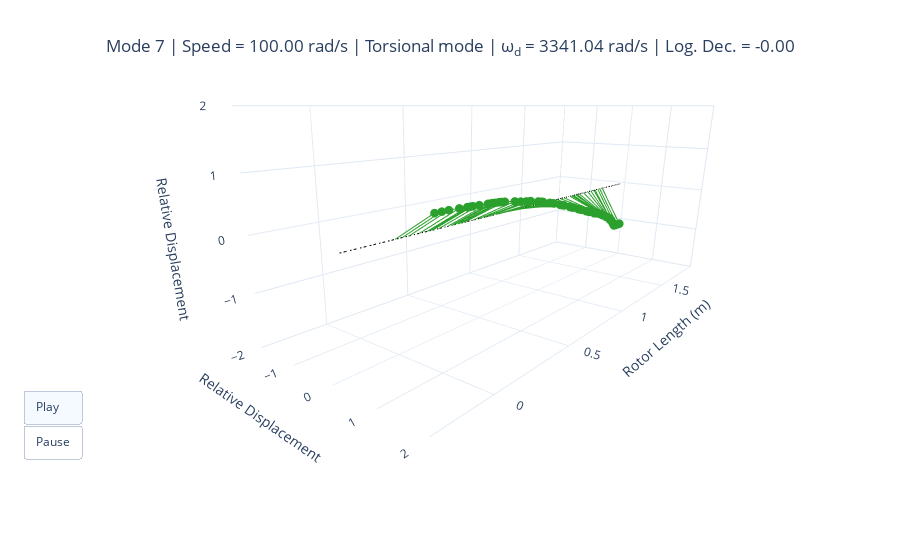

Here is the notebook cell this chart was saved with:
### Code cell
modal.plot_mode_3d(
    torsional_modes[0], animation=True
)  # The animation argument currently only works for torsional modes

### Figure 1 — Plotly figure (JSON) as saved in the notebook; plotly's stock layout.template omitted (floating-point values rounded to 4 significant figures)
{"data": [{"hovertemplate": "Nodal position: %{x:.2f}<br>X - Displacement: %{y:.2f}<br>Y - Displacement: %{z:.2f}<br>Relative angle: 0.56", "line": {"color": "#2ca02c", "width": 2}, "mode": "lines", "name": "Node 0", "showlegend": false, "type": "scatter3d", "x": [0, 0], "y": [0, 0.8497], "z": [0, 0.5273]}, {"hovertemplate": "Nodal position: %{x:.2f}<br>X - Displacement: %{y:.2f}<br>Y - Displacement: %{z:.2f}<br>Relative angle: 0.56", "line": {"color": "#2ca02c", "width": 2}, "mode": "lines", "name": "Node 1", "showlegend": false, "type": "scatter3d", "x": [0.0355, 0.0355], "y": [0, 0.8499], "z": [0, 0.527]}, {"hovertemplate": "Nodal position: %{x:.2f}<br>X - Displacement: %{y:.2f}<br>Y - Displacement: %{z:.2f}<br>Relative angle: 0.55", "line": {"color": "#2ca02c", "width": 2}, "mode": "lines", "name": "Node 2", "showlegend": false, "type": "scatter3d", "x": [0.0715, 0.0715], "y": [0, 0.8505], "z": [0, 0.526]}, {"hovertemplate": "Nodal position: %{x:.2f}<br>X - Displacement: %{y:.2f}<br>Y - Displacement: %{z:.2f}<br>Relative angle: 0.55", "line": {"color": "#2ca02c", "width": 2}, "mode": "lines", "name": "Node 3", "showlegend": false, "type": "scatter3d", "x": [0.1255, 0.1255], "y": [0, 0.8545], "z": [0, 0.5194]}, {"hovertemplate": "Nodal position: %{x:.2f}<br>X - Displacement: %{y:.2f}<br>Y - Displacement: %{z:.2f}<br>Relative angle: 0.54", "line": {"color": "#2ca02c", "width": 2}, "mode": "lines", "name": "Node 4", "showlegend": false, "type": "scatter3d", "x": [0.1685, 0.1685], "y": [0, 0.8583], "z": [0, 0.5131]}, {"hovertemplate": "Nodal position: %{x:.2f}<br>X - Displacement: %{y:.2f}<br>Y - Displacement: %{z:.2f}<br>Relative angle: 0.54", "line": {"color": "#2ca02c", "width": 2}, "mode": "lines", "name": "Node 5", "showlegend": false, "type": "scatter3d", "x": [0.185, 0.185], "y": [0, 0.8594], "z": [0, 0.5113]}, {"hovertemplate": "Nodal position: %{x:.2f}<br>X - Displacement: %{y:.2f}<br>Y - Displacement: %{z:.2f}<br>Relative angle: 0.53", "line": {"color": "#2ca02c", "width": 2}, "mode": "lines", "name": "Node 6", "showlegend": false, "type": "scatter3d", "x": [0.199, 0.199], "y": [0, 0.8604], "z": [0, 0.5096]}, {"hovertemplate": "Nodal position: %{x:.2f}<br>X - Displacement: %{y:.2f}<br>Y - Displacement: %{z:.2f}<br>Relative angle: 0.53", "line": {"color": "#2ca02c", "width": 2}, "mode": "lines", "name": "Node 7", "showlegend": false, "type": "scatter3d", "x": [0.2355, 0.2355], "y": [0, 0.863], "z": [0, 0.5052]}, {"hovertemplate": "Nodal position: %{x:.2f}<br>X - Displacement: %{y:.2f}<br>Y - Displacement: %{z:.2f}<br>Relative angle: 0.52", "line": {"color": "#2ca02c", "width": 2}, "mode": "lines", "name": "Node 8", "showlegend": false, "type": "scatter3d", "x": [0.2865, 0.2865], "y": [0, 0.8673], "z": [0, 0.4979]}, {"hovertemplate": "Nodal position: %{x:.2f}<br>X - Displacement: %{y:.2f}<br>Y - Displacement: %{z:.2f}<br>Relative angle: 0.52", "line": {"color": "#2ca02c", "width": 2}, "mode": "lines", "name": "Node 9", "showlegend": false, "type": "scatter3d", "x": [0.3115, 0.3115], "y": [0, 0.8688], "z": [0, 0.4951]}, {"hovertemplate": "Nodal position: %{x:.2f}<br>X - Displacement: %{y:.2f}<br>Y - Displacement: %{z:.2f}<br>Relative angle: 0.51", "line": {"color": "#2ca02c", "width": 2}, "mode": "lines", "name": "Node 10", "showlegend": false, "type": "scatter3d", "x": [0.3275, 0.3275], "y": [0, 0.8716], "z": [0, 0.4902]}, {"hovertemplate": "Nodal position: %{x:.2f}<br>X - Displacement: %{y:.2f}<br>Y - Displacement: %{z:.2f}<br>Relative angle: 0.51", "line": {"color": "#2ca02c", "width": 2}, "mode": "lines", "name": "Node 11", "showlegend": false, "type": "scatter3d", "x": [0.3517, 0.3517], "y": [0, 0.8742], "z": [0, 0.4856]}, {"hovertemplate": "Nodal position: %{x:.2f}<br>X - Displacement: %{y:.2f}<br>Y - Displacement: %{z:.2f}<br>Relative angle: 0.51", "line": {"color": "#2ca02c", "width": 2}, "mode": "lines", "name": "Node 12", "showlegend": false, "type": "scatter3d", "x": [0.3562, 0.3562], "y": [0, 0.875], "z": [0, 0.4842]}, {"hovertemplate": "Nodal position: %{x:.2f}<br>X - Displacement: %{y:.2f}<br>Y - Displacement: %{z:.2f}<br>Relative angle: 0.50", "line": {"color": "#2ca02c", "width": 2}, "mode": "lines", "name": "Node 13", "showlegend": false, "type": "scatter3d", "x": [0.3688, 0.3688], "y": [0, 0.8769], "z": [0, 0.4807]}, {"hovertemplate": "Nodal position: %{x:.2f}<br>X - Displacement: %{y:.2f}<br>Y - Displacement: %{z:.2f}<br>Relative angle: 0.49", "line": {"color": "#2ca02c", "width": 2}, "mode": "lines", "name": "Node 14", "showlegend": false, "type": "scatter3d", "x": [0.3888, 0.3888], "y": [0, 0.8804], "z": [0, 0.4742]}, {"hovertemplate": "Nodal position: %{x:.2f}<br>X - Displacement: %{y:.2f}<br>Y - Displacement: %{z:.2f}<br>Relative angle: 0.46", "line": {"color": "#2ca02c", "width": 2}, "mode": "lines", "name": "Node 15", "showlegend": false, "type": "scatter3d", "x": [0.4515, 0.4515], "y": [0, 0.8954], "z": [0, 0.4453]}, {"hovertemplate": "Nodal position: %{x:.2f}<br>X - Displacement: %{y:.2f}<br>Y - Displacement: %{z:.2f}<br>Relative angle: 0.44", "line": {"color": "#2ca02c", "width": 2}, "mode": "lines", "name": "Node 16", "showlegend": false, "type": "scatter3d", "x": [0.4895, 0.4895], "y": [0, 0.9065], "z": [0, 0.4222]}, {"hovertemplate": "Nodal position: %{x:.2f}<br>X - Displacement: %{y:.2f}<br>Y - Displacement: %{z:.2f}<br>Relative angle: 0.42", "line": {"color": "#2ca02c", "width": 2}, "mode": "lines", "name": "Node 17", "showlegend": false, "type": "scatter3d", "x": [0.5275, 0.5275], "y": [0, 0.9145], "z": [0, 0.4046]}, {"hovertemplate": "Nodal position: %{x:.2f}<br>X - Displacement: %{y:.2f}<br>Y - Displacement: %{z:.2f}<br>Relative angle: 0.41", "line": {"color": "#2ca02c", "width": 2}, "mode": "lines", "name": "Node 18", "showlegend": false, "type": "scatter3d", "x": [0.5575, 0.5575], "y": [0, 0.9189], "z": [0, 0.3945]}, {"hovertemplate": "Nodal position: %{x:.2f}<br>X - Displacement: %{y:.2f}<br>Y - Displacement: %{z:.2f}<br>Relative angle: 0.37", "line": {"color": "#2ca02c", "width": 2}, "mode": "lines", "name": "Node 19", "showlegend": false, "type": "scatter3d", "x": [0.6105, 0.6105], "y": [0, 0.9339], "z": [0, 0.3576]}, {"hovertemplate": "Nodal position: %{x:.2f}<br>X - Displacement: %{y:.2f}<br>Y - Displacement: %{z:.2f}<br>Relative angle: 0.35", "line": {"color": "#2ca02c", "width": 2}, "mode": "lines", "name": "Node 20", "showlegend": false, "type": "scatter3d", "x": [0.63, 0.63], "y": [0, 0.9388], "z": [0, 0.3445]}, {"hovertemplate": "Nodal position: %{x:.2f}<br>X - Displacement: %{y:.2f}<br>Y - Displacement: %{z:.2f}<br>Relative angle: 0.34", "line": {"color": "#2ca02c", "width": 2}, "mode": "lines", "name": "Node 21", "showlegend": false, "type": "scatter3d", "x": [0.6435, 0.6435], "y": [0, 0.9426], "z": [0, 0.334]}, {"hovertemplate": "Nodal position: %{x:.2f}<br>X - Displacement: %{y:.2f}<br>Y - Displacement: %{z:.2f}<br>Relative angle: 0.29", "line": {"color": "#2ca02c", "width": 2}, "mode": "lines", "name": "Node 22", "showlegend": false, "type": "scatter3d", "x": [0.693, 0.693], "y": [0, 0.9576], "z": [0, 0.288]}, {"hovertemplate": "Nodal position: %{x:.2f}<br>X - Displacement: %{y:.2f}<br>Y - Displacement: %{z:.2f}<br>Relative angle: 0.28", "line": {"color": "#2ca02c", "width": 2}, "mode": "lines", "name": "Node 23", "showlegend": false, "type": "scatter3d", "x": [0.7126, 0.7126], "y": [0, 0.9623], "z": [0, 0.2721]}, {"hovertemplate": "Nodal position: %{x:.2f}<br>X - Displacement: %{y:.2f}<br>Y - Displacement: %{z:.2f}<br>Relative angle: 0.26", "line": {"color": "#2ca02c", "width": 2}, "mode": "lines", "name": "Node 24", "showlegend": false, "type": "scatter3d", "x": [0.725, 0.725], "y": [0, 0.9654], "z": [0, 0.2609]}, {"hovertemplate": "Nodal position: %{x:.2f}<br>X - Displacement: %{y:.2f}<br>Y - Displacement: %{z:.2f}<br>Relative angle: 0.21", "line": {"color": "#2ca02c", "width": 2}, "mode": "lines", "name": "Node 25", "showlegend": false, "type": "scatter3d", "x": [0.774, 0.774], "y": [0, 0.978], "z": [0, 0.2087]}, {"hovertemplate": "Nodal position: %{x:.2f}<br>X - Displacement: %{y:.2f}<br>Y - Displacement: %{z:.2f}<br>Relative angle: 0.19", "line": {"color": "#2ca02c", "width": 2}, "mode": "lines", "name": "Node 26", "showlegend": false, "type": "scatter3d", "x": [0.7937, 0.7937], "y": [0, 0.9817], "z": [0, 0.1904]}, {"hovertemplate": "Nodal position: %{x:.2f}<br>X - Displacement: %{y:.2f}<br>Y - Displacement: %{z:.2f}<br>Relative angle: 0.18", "line": {"color": "#2ca02c", "width": 2}, "mode": "lines", "name": "Node 27", "showlegend": false, "type": "scatter3d", "x": [0.806, 0.806], "y": [0, 0.984], "z": [0, 0.1782]}, {"hovertemplate": "Nodal position: %{x:.2f}<br>X - Displacement: %{y:.2f}<br>Y - Displacement: %{z:.2f}<br>Relative angle: 0.12", "line": {"color": "#2ca02c", "width": 2}, "mode": "lines", "name": "Node 28", "showlegend": false, "type": "scatter3d", "x": [0.8555, 0.8555], "y": [0, 0.9927], "z": [0, 0.1204]}, {"hovertemplate": "Nodal position: %{x:.2f}<br>X - Displacement: %{y:.2f}<br>Y - Displacement: %{z:.2f}<br>Relative angle: 0.10", "line": {"color": "#2ca02c", "width": 2}, "mode": "lines", "name": "Node 29", "showlegend": false, "type": "scatter3d", "x": [0.8753, 0.8753], "y": [0, 0.995], "z": [0, 0.1003]}, {"hovertemplate": "Nodal position: %{x:.2f}<br>X - Displacement: %{y:.2f}<br>Y - Displacement: %{z:.2f}<br>Relative angle: 0.09", "line": {"color": "#2ca02c", "width": 2}, "mode": "lines", "name": "Node 30", "showlegend": false, "type": "scatter3d", "x": [0.887, 0.887], "y": [0, 0.9961], "z": [0, 0.08813]}, {"hovertemplate": "Nodal position: %{x:.2f}<br>X - Displacement: %{y:.2f}<br>Y - Displacement: %{z:.2f}<br>Relative angle: 0.03", "line": {"color": "#2ca02c", "width": 2}, "mode": "lines", "name": "Node 31", "showlegend": false, "type": "scatter3d", "x": [0.9365, 0.9365], "y": [0, 0.9996], "z": [0, 0.02751]}, {"hovertemplate": "Nodal position: %{x:.2f}<br>X - Displacement: %{y:.2f}<br>Y - Displacement: %{z:.2f}<br>Relative angle: 0.01", "line": {"color": "#2ca02c", "width": 2}, "mode": "lines", "name": "Node 32", "showlegend": false, "type": "scatter3d", "x": [0.9565, 0.9565], "y": [0, 1.0], "z": [0, 0.00649]}, {"hovertemplate": "Nodal position: %{x:.2f}<br>X - Displacement: %{y:.2f}<br>Y - Displacement: %{z:.2f}<br>Relative angle: -0.01", "line": {"color": "#2ca02c", "width": 2}, "mode": "lines", "name": "Node 33", "showlegend": false, "type": "scatter3d", "x": [0.9685, 0.9685], "y": [0, 1.0], "z": [0, -0.006182]}, {"hovertemplate": "Nodal position: %{x:.2f}<br>X - Displacement: %{y:.2f}<br>Y - Displacement: %{z:.2f}<br>Relative angle: -0.07", "line": {"color": "#2ca02c", "width": 2}, "mode": "lines", "name": "Node 34", "showlegend": false, "type": "scatter3d", "x": [1.018, 1.018], "y": [0, 0.9978], "z": [0, -0.06703]}, {"hovertemplate": "Nodal position: %{x:.2f}<br>X - Displacement: %{y:.2f}<br>Y - Displacement: %{z:.2f}<br>Relative angle: -0.09", "line": {"color": "#2ca02c", "width": 2}, "mode": "lines", "name": "Node 35", "showlegend": false, "type": "scatter3d", "x": [1.038, 1.038], "y": [0, 0.9961], "z": [0, -0.0881]}, {"hovertemplate": "Nodal position: %{x:.2f}<br>X - Displacement: %{y:.2f}<br>Y - Displacement: %{z:.2f}<br>Relative angle: -0.10", "line": {"color": "#2ca02c", "width": 2}, "mode": "lines", "name": "Node 36", "showlegend": false, "type": "scatter3d", "x": [1.051, 1.051], "y": [0, 0.9949], "z": [0, -0.1007]}, {"hovertemplate": "Nodal position: %{x:.2f}<br>X - Displacement: %{y:.2f}<br>Y - Displacement: %{z:.2f}<br>Relative angle: -0.17", "line": {"color": "#2ca02c", "width": 2}, "mode": "lines", "name": "Node 37", "showlegend": false, "type": "scatter3d", "x": [1.108, 1.108], "y": [0, 0.9858], "z": [0, -0.168]}, {"hovertemplate": "Nodal position: %{x:.2f}<br>X - Displacement: %{y:.2f}<br>Y - Displacement: %{z:.2f}<br>Relative angle: -0.19", "line": {"color": "#2ca02c", "width": 2}, "mode": "lines", "name": "Node 38", "showlegend": false, "type": "scatter3d", "x": [1.134, 1.134], "y": [0, 0.9827], "z": [0, -0.1854]}, {"hovertemplate": "Nodal position: %{x:.2f}<br>X - Displacement: %{y:.2f}<br>Y - Displacement: %{z:.2f}<br>Relative angle: -0.22", "line": {"color": "#2ca02c", "width": 2}, "mode": "lines", "name": "Node 39", "showlegend": false, "type": "scatter3d", "x": [1.172, 1.172], "y": [0, 0.9749], "z": [0, -0.2226]}, {"hovertemplate": "Nodal position: %{x:.2f}<br>X - Displacement: %{y:.2f}<br>Y - Displacement: %{z:.2f}<br>Relative angle: -0.28", "line": {"color": "#2ca02c", "width": 2}, "mode": "lines", "name": "Node 40", "showlegend": false, "type": "scatter3d", "x": [1.21, 1.21], "y": [0, 0.961], "z": [0, -0.2765]}, {"hovertemplate": "Nodal position: %{x:.2f}<br>X - Displacement: %{y:.2f}<br>Y - Displacement: %{z:.2f}<br>Relative angle: -0.37", "line": {"color": "#2ca02c", "width": 2}, "mode": "lines", "name": "Node 41", "showlegend": false, "type": "scatter3d", "x": [1.272, 1.272], "y": [0, 0.932], "z": [0, -0.3624]}, {"hovertemplate": "Nodal position: %{x:.2f}<br>X - Displacement: %{y:.2f}<br>Y - Displacement: %{z:.2f}<br>Relative angle: -0.40", "line": {"color": "#2ca02c", "width": 2}, "mode": "lines", "name": "Node 42", "showlegend": false, "type": "scatter3d", "x": [1.292, 1.292], "y": [0, 0.9214], "z": [0, -0.3887]}, {"hovertemplate": "Nodal position: %{x:.2f}<br>X - Displacement: %{y:.2f}<br>Y - Displacement: %{z:.2f}<br>Relative angle: -0.42", "line": {"color": "#2ca02c", "width": 2}, "mode": "lines", "name": "Node 43", "showlegend": false, "type": "scatter3d", "x": [1.305, 1.305], "y": [0, 0.914], "z": [0, -0.4056]}, {"hovertemplate": "Nodal position: %{x:.2f}<br>X - Displacement: %{y:.2f}<br>Y - Displacement: %{z:.2f}<br>Relative angle: -0.43", "line": {"color": "#2ca02c", "width": 2}, "mode": "lines", "name": "Node 44", "showlegend": false, "type": "scatter3d", "x": [1.309, 1.309], "y": [0, 0.9107], "z": [0, -0.4131]}, {"hovertemplate": "Nodal position: %{x:.2f}<br>X - Displacement: %{y:.2f}<br>Y - Displacement: %{z:.2f}<br>Relative angle: -0.46", "line": {"color": "#2ca02c", "width": 2}, "mode": "lines", "name": "Node 45", "showlegend": false, "type": "scatter3d", "x": [1.333, 1.333], "y": [0, 0.8963], "z": [0, -0.4434]}, {"hovertemplate": "Nodal position: %{x:.2f}<br>X - Displacement: %{y:.2f}<br>Y - Displacement: %{z:.2f}<br>Relative angle: -0.51", "line": {"color": "#2ca02c", "width": 2}, "mode": "lines", "name": "Node 46", "showlegend": false, "type": "scatter3d", "x": [1.349, 1.349], "y": [0, 0.8741], "z": [0, -0.4857]}, {"hovertemplate": "Nodal position: %{x:.2f}<br>X - Displacement: %{y:.2f}<br>Y - Displacement: %{z:.2f}<br>Relative angle: -0.54", "line": {"color": "#2ca02c", "width": 2}, "mode": "lines", "name": "Node 47", "showlegend": false, "type": "scatter3d", "x": [1.375, 1.375], "y": [0, 0.8572], "z": [0, -0.5149]}, {"hovertemplate": "Nodal position: %{x:.2f}<br>X - Displacement: %{y:.2f}<br>Y - Displacement: %{z:.2f}<br>Relative angle: -0.66", "line": {"color": "#2ca02c", "width": 2}, "mode": "lines", "name": "Node 48", "showlegend": false, "type": "scatter3d", "x": [1.425, 1.425], "y": [0, 0.7924], "z": [0, -0.61]}, {"hovertemplate": "Nodal position: %{x:.2f}<br>X - Displacement: %{y:.2f}<br>Y - Displacement: %{z:.2f}<br>Relative angle: -0.77", "line": {"color": "#2ca02c", "width": 2}, "mode": "lines", "name": "Node 49", "showlegend": false, "type": "scatter3d", "x": [1.476, 1.476], "y": [0, 0.719], "z": [0, -0.695]}, {"hovertemplate": "Nodal position: %{x:.2f}<br>X - Displacement: %{y:.2f}<br>Y - Displacement: %{z:.2f}<br>Relative angle: -0.85", "line": {"color": "#2ca02c", "width": 2}, "mode": "lines", "name": "Node 50", "showlegend": false, "type": "scatter3d", "x": [1.512, 1.512], "y": [0, 0.6615], "z": [0, -0.75]}, {"hovertemplate": "Nodal position: %{x:.2f}<br>X - Displacement: %{y:.2f}<br>Y - Displacement: %{z:.2f}<br>Relative angle: -0.93", "line": {"color": "#2ca02c", "width": 2}, "mode": "lines", "name": "Node 51", "showlegend": false, "type": "scatter3d", "x": [1.549, 1.549], "y": [0, 0.6007], "z": [0, -0.7995]}, {"hovertemplate": "Nodal position: %{x:.2f}<br>X - Displacement: %{y:.2f}<br>Y - Displacement: %{z:.2f}<br>Relative angle: -0.96", "line": {"color": "#2ca02c", "width": 2}, "mode": "lines", "name": "Node 52", "showlegend": false, "type": "scatter3d", "x": [1.562, 1.562], "y": [0, 0.5774], "z": [0, -0.8164]}, {"hovertemplate": "Nodal position: %{x:.2f}<br>X - Displacement: %{y:.2f}<br>Y - Displacement: %{z:.2f}<br>Relative angle: -1.00", "line": {"color": "#2ca02c", "width": 2}, "mode": "lines", "name": "Node 53", "showlegend": false, "type": "scatter3d", "x": [1.597, 1.597], "y": [0, 0.5443], "z": [0, -0.8389]}, {"hovertemplate": "Nodal position: %{x:.2f}<br>X - Displacement: %{y:.2f}<br>Y - Displacement: %{z:.2f}<br>Relative angle: -1.00", "line": {"color": "#2ca02c", "width": 2}, "mode": "lines", "name": "Node 54", "showlegend": false, "type": "scatter3d", "x": [1.621, 1.621], "y": [0, 0.5417], "z": [0, -0.8406]}, {"hovertemplate": "Nodal position: %{x:.2f}<br>X - Displacement: %{y:.2f}<br>Y - Displacement: %{z:.2f}<br>Relative angle: -1.00", "line": {"color": "#2ca02c", "width": 2}, "mode": "lines", "name": "Node 55", "showlegend": false, "type": "scatter3d", "x": [1.653, 1.653], "y": [0, 0.5403], "z": [0, -0.8415]}, {"hoverinfo": "none", "line": {"color": "#2ca02c", "width": 2}, "marker": {"size": 3}, "mode": "lines+markers", "showlegend": false, "type": "scatter3d", "x": [0, 0.0355, 0.0715, 0.1255, 0.1685, 0.185, 0.199, 0.2355, 0.2865, 0.3115, 0.3275, 0.3517, 0.3562, 0.3688, 0.3888, 0.4515, 0.4895, 0.5275, 0.5575, 0.6105, 0.63, 0.6435, 0.693, 0.7126, 0.725, 0.774, 0.7937, 0.806, 0.8555, 0.8753, 0.887, 0.9365, 0.9565, 0.9685, 1.018, 1.038, 1.051, 1.108, 1.134, 1.172, 1.21, 1.272, 1.292, 1.305, 1.309, 1.333, 1.349, 1.375, 1.425, 1.476, 1.512, 1.549, 1.562, 1.597, 1.621, 1.653], "y": [0.8497, 0.8499, 0.8505, 0.8545, 0.8583, 0.8594, 0.8604, 0.863, 0.8673, 0.8688, 0.8716, 0.8742, 0.875, 0.8769, 0.8804, 0.8954, 0.9065, 0.9145, 0.9189, 0.9339, 0.9388, 0.9426, 0.9576, 0.9623, 0.9654, 0.978, 0.9817, 0.984, 0.9927, 0.995, 0.9961, 0.9996, 1.0, 1.0, 0.9978, 0.9961, 0.9949, 0.9858, 0.9827, 0.9749, 0.961, 0.932, 0.9214, 0.914, 0.9107, 0.8963, 0.8741, 0.8572, 0.7924, 0.719, 0.6615, 0.6007, 0.5774, 0.5443, 0.5417, 0.5403], "z": [0.5273, 0.527, 0.526, 0.5194, 0.5131, 0.5113, 0.5096, 0.5052, 0.4979, 0.4951, 0.4902, 0.4856, 0.4842, 0.4807, 0.4742, 0.4453, 0.4222, 0.4046, 0.3945, 0.3576, 0.3445, 0.334, 0.288, 0.2721, 0.2609, 0.2087, 0.1904, 0.1782, 0.1204, 0.1003, 0.08813, 0.02751, 0.00649, -0.006182, -0.06703, -0.0881, -0.1007, -0.168, -0.1854, -0.2226, -0.2765, -0.3624, -0.3887, -0.4056, -0.4131, -0.4434, -0.4857, -0.5149, -0.61, -0.695, -0.75, -0.7995, -0.8164, -0.8389, -0.8406, -0.8415]}, {"hoverinfo": "none", "line": {"color": "black", "dash": "dashdot"}, "mode": "lines", "showlegend": false, "type": "scatter3d", "x": [-0.248, 1.901], "y": [0, 0], "z": [0, 0]}], "layout": {"legend": {"x": 0.85, "y": 0.95}, "margin": {"b": 60, "l": 40, "r": 40, "t": 60}, "scene": {"aspectmode": "manual", "aspectratio": {"x": 2.5, "y": 1, "z": 1}, "camera": {"center": {"x": 1.15, "y": 0.5, "z": 0}, "eye": {"x": 2.3, "y": 1.5, "z": 0.5}, "up": {"x": 0, "y": 0, "z": 1}}, "xaxis": {"autorange": "reversed", "nticks": 5, "title": {"text": "Rotor Length (m)"}}, "yaxis": {"nticks": 5, "range": [-2, 2], "title": {"text": "Relative Displacement"}}, "zaxis": {"nticks": 5, "range": [-2, 2], "title": {"text": "Relative Displacement"}}}, "title": {"text": "<br>Mode 7 | Speed = 100.00 rad/s | Torsional mode | ω<sub>d</sub> = 3341.04 rad/s | Log. Dec. = -0.00", "x": 0.5, "xanchor": "center"}, "updatemenus": [{"buttons": [{"args": [null, {"frame": {"duration": 50, "redraw": true}, "mode": "immediate"}], "label": "Play", "method": "animate"}, {"args": [[null], {"frame": {"duration": 0, "redraw": false}, "mode": "immediate"}], "label": "Pause", "method": "animate"}], "type": "buttons", "x": 0.05, "y": 0.25}]}}
